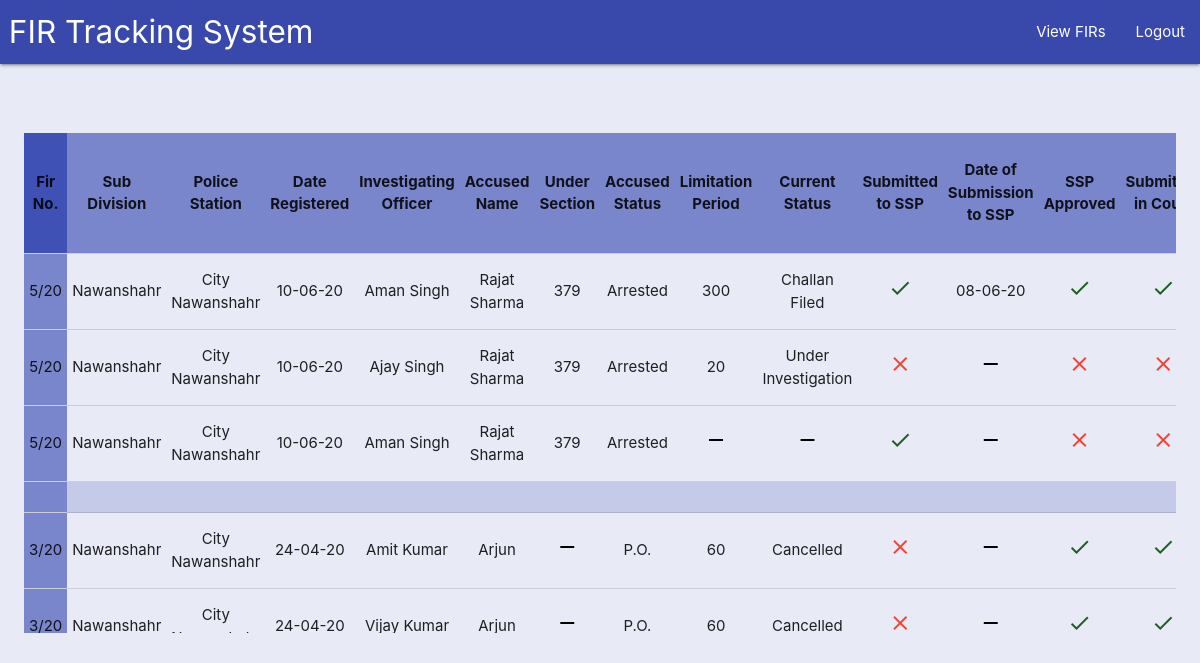
The app's page /fir/list_firs_court/ (signed in), older data.
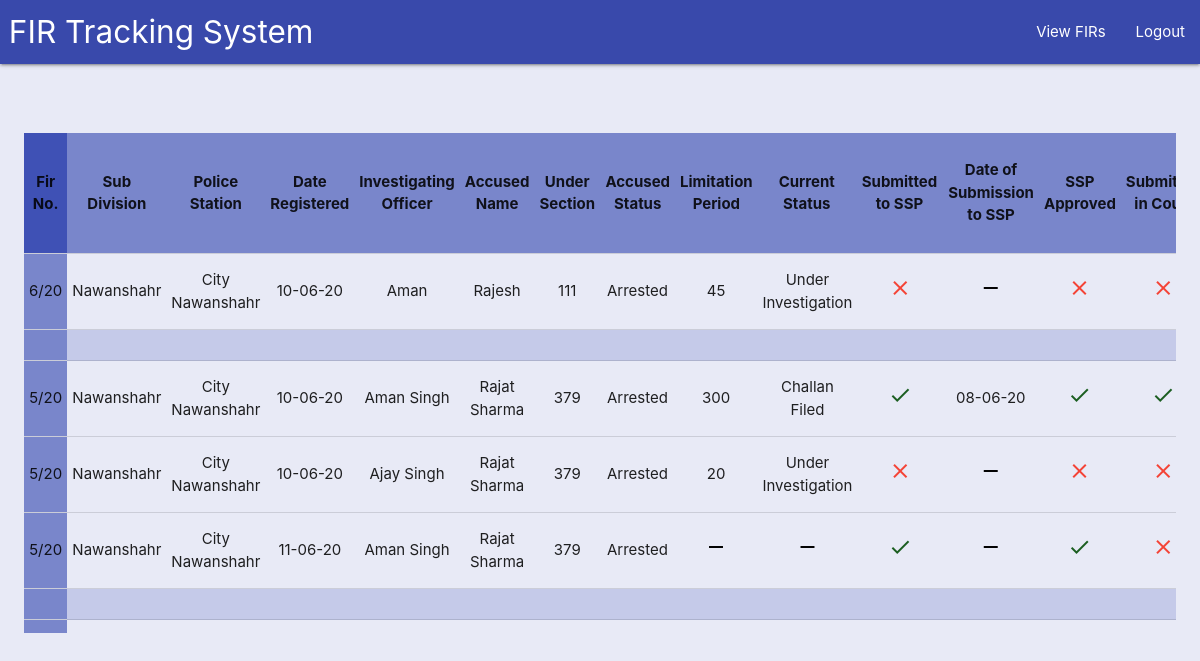
The same page, newer data.
### fir/models.py (models this page shows, shortened)
class FIR(models.Model):
    PHASE_CHOICES=[(1,1),(2,2),(3,3)]
    ACCUSED_STATUS_CHOICES = [('arrested','Arrested'),('not_arrested','Not Arrested'),('po','PO')]
    CURRENT_STATUS_CHOICES = [('under_investigation','Under Investigation'),('challan_filed','Challan Filed'),('untraced','Untraced'),('cancelled','Cancelled')]
    COURT_STATUS_CHOICES = [('pending','Pending'),('accepted','Accepted'),('reinvestigation','Reinvestigation')]
    sub_division = models.ForeignKey("location.SubDivision", related_name='firs', on_delete=models.CASCADE)
    police_station = models.ForeignKey("location.PoliceStation", related_name='firs', on_delete=models.CASCADE)
    fir_no = models.CharField(max_length=50)
    phase = models.PositiveIntegerField(choices=PHASE_CHOICES)
    date_created = models.DateField(auto_now=True)
    io_name = models.CharField(max_length=50, blank=True, null=True)
    accused_name = models.TextField(blank=True, null=True)
    under_section = models.CharField(max_length=50, blank=True, null=True)
    accused_status = models.CharField(max_length=50, choices=ACCUSED_STATUS_CHOICES, blank=True, null=True)
    limitation_period = models.PositiveIntegerField(blank=True, null=True)
    current_status = models.CharField(max_length=50, choices=CURRENT_STATUS_CHOICES, blank=True, null=True)
    put_in_ssp_office = models.BooleanField(default=False)
    put_in_ssp_office_date = models.DateField(blank=True, null=True)
    ssp_approved = models.BooleanField(default=False)
    put_in_court = models.BooleanField(default=False)
    put_in_court_date = models.DateField(blank=True, null=True)
    received_in_court = models.BooleanField(default=False)
    received_in_court_date = models.DateField(blank=True, null=True)
    court_status = models.CharField(max_length=50, choices=COURT_STATUS_CHOICES, blank=True,  null=True)
    reverted_by_court_date = models.DateField(blank=True,  null=True)
    received_from_court_date = models.DateField(blank=True,  null=True)
    appointed_io = models.CharField(max_length=50, blank=True,  null=True)
    class Meta():
        unique_together = ['sub_division', 'police_station', 'fir_no', 'phase']
        ordering = ['sub_division', 'police_station', '-fir_no', 'phase']
        verbose_name = 'FIR'
        verbose_name_plural = 'FIRs'

### location/models.py (models this page shows)
class SubDivision(models.Model):
    name = models.CharField(max_length=50)
    def __str__(self):
        return self.name

class PoliceStation(models.Model):
    sub_division = models.ForeignKey("location.SubDivision", related_name='police_stations',on_delete=models.CASCADE)
    name = models.CharField(max_length=50)
    def __str__(self):
        return self.name

### fir/views.py (the view, shortened to what this page needs)
# urls.py: path('list_firs_court/', views.list_firs_court_view, name='list_firs_court'),
@login_required
def list_firs_court_view(request):
    court_record_keepers = [u['user'] for u in acc_models.CourtRecordKeeper.objects.all().values('user')]
    if request.user.pk in court_record_keepers:
        fir_list = models.FIR.objects.all().filter(police_station__exact=acc_models.CourtRecordKeeper.objects.get(user__pk__exact=request.user.pk).police_station)
        page = request.GET.get('page', 1)
        paginator = Paginator(fir_list, 60)
        try:
            firs = paginator.page(page)
        except PageNotAnInteger:
            firs = paginator.page(1)
        except EmptyPage:
            firs = paginator.page(paginator.num_pages)
        return render(request, 'fir/list_firs_court.html', {'fir_list':firs})
    else:
        return redirect('fault', fault='ACCESS DENIED!')

### account/context_preprocessors.py (called while the page is built)
def UserList(request):
    police_station_record_keepers = [u['user'] for u in models.PoliceStationRecordKeeper.objects.all().values('user')]
    court_record_keepers = [u['user'] for u in models.CourtRecordKeeper.objects.all().values('user')]
    dsp_record_keepers = [u['user'] for u in models.DSPRecordKeeper.objects.all().values('user')]
    vrk_record_keepers = [u['user'] for u in models.VRKRecordKeeper.objects.all().values('user')]
    ssp_record_keepers = [u['user'] for u in models.SSPRecordKeeper.objects.all().values('user')]
    return {'police_station_record_keepers':police_station_record_keepers,
            'court_record_keepers':court_record_keepers,
            'dsp_record_keepers':dsp_record_keepers,
            'vrk_record_keepers':vrk_record_keepers,
            'ssp_record_keepers':ssp_record_keepers,
            }

### fir/templatetags/templatetag.py (called while the page is built)
@register.filter
def is_last_phase(pk):
    fir_object = models.FIR.objects.get(pk__exact=pk)
    fir_phase = fir_object.phase
    fir_phase_list = models.FIR.objects.all().filter(fir_no__exact=fir_object.fir_no, police_station__exact=fir_object.police_station, sub_division__exact=fir_object.sub_division)
    if fir_phase==len(fir_phase_list):
        return True
    else:
        return False

### fir/templates/fir/list_firs_court.html (shortened to what this page needs)
{% extends 'base.html' %}
{% load static %}
{% load widget_tweaks %}
{% load templatetag %}
{% block head %}
    <link rel="stylesheet" href="{% static 'css/list_css.css' %}">
{% endblock %}
{% block content %}
    <br><br>
    {% include 'fir/_firs_list.html' %}
{% endblock content %}

### templates/base.html (shortened to what this page needs)
<!DOCTYPE html>
<html lang="en">
{% load static %}
<head>
    <link rel="stylesheet" href="https://cdnjs.cloudflare.com/ajax/libs/materialize/1.0.0/css/materialize.min.css">
    <link rel="stylesheet" href="{% static 'floating_scroll/floating_scroll_css.css' %}">
    {% block head %}
    {% endblock head %}
</head>
<body class="indigo lighten-5">
    <div class="navbar-fixed">
        <nav>
            <div class="nav-wrapper indigo darken-1">
                <a href="{% url 'home' %}" class="left brand-logo">&nbsp;FIR Tracking System</a>
                <ul class="right hide-on-med-and-down">
                    {% if user.is_authenticated %}
                        {% if user.pk in court_record_keepers %}
                            <li><a href="{% url 'fir:list_firs_court' %}">View FIRs</a></li>
                        {% endif %}
                        <li><a href="{% url 'account:logout' %}">Logout</a></li>
                    {% else %}
                        <li><a href="{% url 'account:login' %}">Login</a></li>
                    {% endif %}
                </ul>
            </div>
        </nav>
    </div>
    <div class="hide-on-med-and-down">
        {% block content %}
        {% endblock content %}
    </div>
</body>
</html>

### fir/templates/fir/_firs_list.html (shortened to what this page needs)
{% load templatetag %}
<div class="table_wrapper" data-fl-scrolls>
    <table class="centered responsive-table table_div highlight">
        <thead class="indigo lighten-2">
            <tr>
                <th>Fir No.</th>
                <th>Sub Division</th>
                <th>Police Station</th>
                <th>Date Registered</th>
                <th>Investigating Officer</th>
                <th>Accused Name</th>
                <th>Under Section</th>
                <th>Accused Status</th>
                <th>Limitation Period</th>
                <th>Current Status</th>
                <th>Submitted to SSP</th>
                <th>Date of Submission to SSP</th>
                <th>SSP Approved</th>
                <th>Submitted in Court</th>
            </tr>
        </thead>
        <tbody>
            {% for fir in fir_list %}
                <tr>
                    <td>{{fir.fir_no}}</td>
                    <td>{{fir.sub_division}}</td>
                    <td>{{fir.police_station}}</td>
                    <td>{{fir.date_created|date:'d-m-y'}}</td>
                    {% if fir.io_name %}
                        <td>{{fir.io_name}}</td>
                    {% else %}
                        <td><i class="material-icons black-text">remove</i></td>
                    {% endif %}
                    {% if fir.accused_name %}
                        <td>{{fir.accused_name}}</td>
                    {% else %}
                        <td><i class="material-icons black-text">remove</i></td>
                    {% endif %}
                    {% if fir.under_section %}
                        <td>{{fir.under_section}}</td>
                    {% else %}
                        <td><i class="material-icons black-text">remove</i></td>
                    {% endif %}
                    {% if fir.accused_status == "arrested" %}
                        <td>Arrested</td>
                    {% elif fir.accused_status == "not_arrested" %}
                        <td>Not-Arrested</td>
                    {% elif fir.accused_status == "po" %}
                        <td>P.O.</td>
                    {% else %}
                        <td><i class="material-icons black-text">remove</i></td>
                    {% endif %}
                    {% if fir.limitation_period %}
                        <td>{{fir.limitation_period}}</td>
                    {% else %}
                        <td><i class="material-icons black-text">remove</i></td>
                    {% endif %}
                    {% if fir.current_status == "challan_filed" %}
                        <td>Challan Filed</td>
                    {% elif fir.current_status == "untraced" %}
                        <td>Untraced</td>
                    {% elif fir.current_status == "under_investigation" %}
                        <td>Under Investigation</td>
                    {% elif fir.current_status == "cancelled" %}
                        <td>Cancelled</td>
                    {% else %}
                        <td><i class="material-icons black-text">remove</i></td>
                    {% endif %}
                    {% if fir.put_in_ssp_office %}
                        <td><i class="material-icons green-text text-darken-4">check</i></td>
                    {% else %}
                        <td><i class="material-icons red-text">close</i></td>
                    {% endif %}
                    {% if fir.put_in_ssp_office_date %}
                        <td>{{fir.put_in_ssp_office_date|date:'d-m-y'}}</td>
                    {% else %}
                        <td><i class="material-icons black-text">remove</i></td>
                    {% endif %}
                    {% if fir.ssp_approved %}
                        <td><i class="material-icons green-text text-darken-4">check</i></td>
                    {% else %}
                        <td><i class="material-icons red-text">close</i></td>
                    {% endif %}
                    {% if fir.put_in_court %}
                        <td><i class="material-icons green-text text-darken-4">check</i></td>
                    {% else %}
                        <td><i class="material-icons red-text">close</i></td>
                    {% endif %}
                </tr>
                {% if fir.pk|is_last_phase %}
                    <tr class="indigo lighten-4">
                        <td></td><td></td><td></td><td></td><td></td><td></td><td></td><td></td><td></td><td></td><td></td><td></td><td></td><td></td><td></td><td></td><td></td><td></td><td></td><td></td><td></td><td></td>
                    </tr>
                {% endif %}
            {% endfor %}
        </tbody>
    </table>
</div>

### static/css/list_css.css (style rules this page uses)
.table_wrapper { overflow-x: scroll; overflow-y: auto; max-height: 500px; margin: 2%; }
th { position: sticky !important; top: 0; background-color: #7986cb; z-index: 2; border-radius: 0; }
td { border-radius: 0; }
tr td:nth-child(1) { background-color: #7986cb; position: sticky !important; left: 0; }
tr th:nth-child(1) { background-color: #3f51b5; position: sticky !important; left: 0; z-index: 3; }

Row changes from the older to the newer data that the page shows:
no longer on this page (row unchanged): FIR: fir_no "3/20", sub_division "Nawanshahr", police_station "City Nawanshahr", date_created "24-04-20", io_name "Amit Kumar", accused_name "Arjun", accused_status "P.O.", limitation_period "60", current_status "Cancelled", put_in_ssp_office False (drawn), ssp_approved True (drawn), put_in_court True (drawn)
no longer on this page (row unchanged): FIR: fir_no "3/20", sub_division "Nawanshahr", police_station "City…", date_created "24-04-20", io_name "Vijay Kumar", accused_name "Arjun", accused_status "P.O.", limitation_period "60", current_status "Cancelled", put_in_ssp_office False (drawn), ssp_approved True (drawn), put_in_court True (drawn)
added FIR: fir_no "6/20", sub_division "Nawanshahr", police_station "City Nawanshahr", date_created "10-06-20", io_name "Aman", accused_name "Rajesh", under_section "111", accused_status "Arrested", limitation_period "45", shows "Under Investigation", put_in_ssp_office False (drawn), ssp_approved False (drawn), put_in_court False (drawn), phase 1 (drawn)
changed FIR (number 4 of 4 on the later page): date_created "10-06-20" → "11-06-20"; ssp_approved False → True (drawn)
